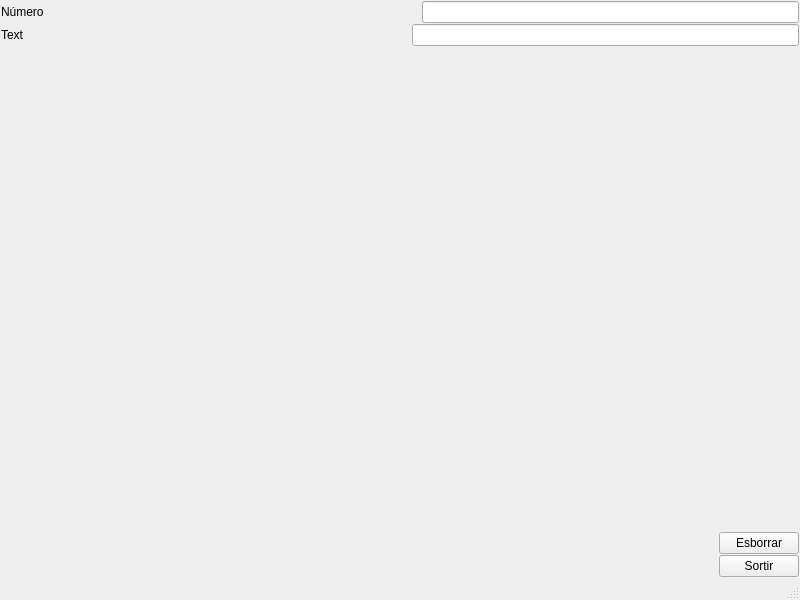
<?xml version="1.0" encoding="UTF-8"?>
<ui version="4.0">
 <class>MainWindow</class>
 <widget class="QMainWindow" name="MainWindow">
  <property name="geometry">
   <rect>
    <x>0</x>
    <y>0</y>
    <width>800</width>
    <height>600</height>
   </rect>
  </property>
  <property name="windowTitle">
   <string>MainWindow</string>
  </property>
  <widget class="QWidget" name="centralwidget">
   <layout class="QHBoxLayout" name="horizontalLayout_5" stretch="0">
    <property name="spacing">
     <number>1</number>
    </property>
    <property name="leftMargin">
     <number>1</number>
    </property>
    <property name="topMargin">
     <number>1</number>
    </property>
    <property name="rightMargin">
     <number>1</number>
    </property>
    <property name="bottomMargin">
     <number>1</number>
    </property>
    <item>
     <layout class="QFormLayout" name="formLayout">
      <item row="0" column="0" colspan="2">
       <layout class="QHBoxLayout" name="horizontalLayout">
        <item>
         <widget class="QLabel" name="numLabel">
          <property name="contextMenuPolicy">
           <enum>Qt::PreventContextMenu</enum>
          </property>
          <property name="autoFillBackground">
           <bool>false</bool>
          </property>
          <property name="frameShadow">
           <enum>QFrame::Sunken</enum>
          </property>
          <property name="text">
           <string>Número</string>
          </property>
         </widget>
        </item>
        <item>
         <spacer name="horizontalSpacer">
          <property name="orientation">
           <enum>Qt::Horizontal</enum>
          </property>
          <property name="sizeHint" stdset="0">
           <size>
            <width>40</width>
            <height>20</height>
           </size>
          </property>
         </spacer>
        </item>
        <item>
         <widget class="QLineEdit" name="numLineEdit">
          <property name="enabled">
           <bool>true</bool>
          </property>
          <property name="palette">
           <palette>
            <active>
             <colorrole role="WindowText">
              <brush brushstyle="SolidPattern">
               <color alpha="255">
                <red>255</red>
                <green>0</green>
                <blue>0</blue>
               </color>
              </brush>
             </colorrole>
             <colorrole role="Text">
              <brush brushstyle="SolidPattern">
               <color alpha="255">
                <red>255</red>
                <green>0</green>
                <blue>0</blue>
               </color>
              </brush>
             </colorrole>
             <colorrole role="PlaceholderText">
              <brush brushstyle="SolidPattern">
               <color alpha="128">
                <red>255</red>
                <green>0</green>
                <blue>0</blue>
               </color>
              </brush>
             </colorrole>
            </active>
            <inactive>
             <colorrole role="WindowText">
              <brush brushstyle="SolidPattern">
               <color alpha="255">
                <red>255</red>
                <green>0</green>
                <blue>0</blue>
               </color>
              </brush>
             </colorrole>
             <colorrole role="Text">
              <brush brushstyle="SolidPattern">
               <color alpha="255">
                <red>255</red>
                <green>0</green>
                <blue>0</blue>
               </color>
              </brush>
             </colorrole>
             <colorrole role="PlaceholderText">
              <brush brushstyle="SolidPattern">
               <color alpha="128">
                <red>255</red>
                <green>0</green>
                <blue>0</blue>
               </color>
              </brush>
             </colorrole>
            </inactive>
            <disabled>
             <colorrole role="WindowText">
              <brush brushstyle="SolidPattern">
               <color alpha="255">
                <red>190</red>
                <green>190</green>
                <blue>190</blue>
               </color>
              </brush>
             </colorrole>
             <colorrole role="Text">
              <brush brushstyle="SolidPattern">
               <color alpha="255">
                <red>190</red>
                <green>190</green>
                <blue>190</blue>
               </color>
              </brush>
             </colorrole>
             <colorrole role="PlaceholderText">
              <brush brushstyle="SolidPattern">
               <color alpha="128">
                <red>0</red>
                <green>0</green>
                <blue>0</blue>
               </color>
              </brush>
             </colorrole>
            </disabled>
           </palette>
          </property>
          <property name="focusPolicy">
           <enum>Qt::StrongFocus</enum>
          </property>
          <property name="contextMenuPolicy">
           <enum>Qt::ActionsContextMenu</enum>
          </property>
          <property name="acceptDrops">
           <bool>false</bool>
          </property>
          <property name="inputMethodHints">
           <set>Qt::ImhDigitsOnly|Qt::ImhNoTextHandles|Qt::ImhPreferNumbers</set>
          </property>
          <property name="maxLength">
           <number>10</number>
          </property>
          <property name="echoMode">
           <enum>QLineEdit::Normal</enum>
          </property>
          <property name="dragEnabled">
           <bool>false</bool>
          </property>
         </widget>
        </item>
       </layout>
      </item>
      <item row="1" column="0" colspan="2">
       <layout class="QHBoxLayout" name="horizontalLayout_2">
        <item>
         <widget class="QLabel" name="textLabel">
          <property name="text">
           <string>Text</string>
          </property>
         </widget>
        </item>
        <item>
         <spacer name="horizontalSpacer_2">
          <property name="orientation">
           <enum>Qt::Horizontal</enum>
          </property>
          <property name="sizeHint" stdset="0">
           <size>
            <width>208</width>
            <height>20</height>
           </size>
          </property>
         </spacer>
        </item>
        <item>
         <widget class="QLineEdit" name="lineEdit">
          <property name="palette">
           <palette>
            <active>
             <colorrole role="Text">
              <brush brushstyle="SolidPattern">
               <color alpha="255">
                <red>0</red>
                <green>0</green>
                <blue>255</blue>
               </color>
              </brush>
             </colorrole>
             <colorrole role="PlaceholderText">
              <brush brushstyle="SolidPattern">
               <color alpha="128">
                <red>0</red>
                <green>0</green>
                <blue>255</blue>
               </color>
              </brush>
             </colorrole>
            </active>
            <inactive>
             <colorrole role="Text">
              <brush brushstyle="SolidPattern">
               <color alpha="255">
                <red>0</red>
                <green>0</green>
                <blue>255</blue>
               </color>
              </brush>
             </colorrole>
             <colorrole role="PlaceholderText">
              <brush brushstyle="SolidPattern">
               <color alpha="128">
                <red>0</red>
                <green>0</green>
                <blue>255</blue>
               </color>
              </brush>
             </colorrole>
            </inactive>
            <disabled>
             <colorrole role="Text">
              <brush brushstyle="SolidPattern">
               <color alpha="255">
                <red>190</red>
                <green>190</green>
                <blue>190</blue>
               </color>
              </brush>
             </colorrole>
             <colorrole role="PlaceholderText">
              <brush brushstyle="SolidPattern">
               <color alpha="128">
                <red>0</red>
                <green>0</green>
                <blue>0</blue>
               </color>
              </brush>
             </colorrole>
            </disabled>
           </palette>
          </property>
          <property name="inputMethodHints">
           <set>Qt::ImhLowercaseOnly|Qt::ImhPreferLowercase|Qt::ImhPreferUppercase|Qt::ImhUppercaseOnly</set>
          </property>
          <property name="maxLength">
           <number>10</number>
          </property>
         </widget>
        </item>
       </layout>
      </item>
      <item row="2" column="0" colspan="2">
       <spacer name="verticalSpacer">
        <property name="orientation">
         <enum>Qt::Vertical</enum>
        </property>
        <property name="sizeHint" stdset="0">
         <size>
          <width>20</width>
          <height>40</height>
         </size>
        </property>
       </spacer>
      </item>
      <item row="3" column="0" colspan="2">
       <layout class="QHBoxLayout" name="horizontalLayout_3">
        <item>
         <spacer name="horizontalSpacer_3">
          <property name="orientation">
           <enum>Qt::Horizontal</enum>
          </property>
          <property name="sizeHint" stdset="0">
           <size>
            <width>40</width>
            <height>20</height>
           </size>
          </property>
         </spacer>
        </item>
        <item>
         <widget class="QPushButton" name="esborrarButton">
          <property name="text">
           <string>Esborrar</string>
          </property>
         </widget>
        </item>
       </layout>
      </item>
      <item row="4" column="0" colspan="2">
       <layout class="QHBoxLayout" name="horizontalLayout_4">
        <item>
         <spacer name="horizontalSpacer_4">
          <property name="orientation">
           <enum>Qt::Horizontal</enum>
          </property>
          <property name="sizeHint" stdset="0">
           <size>
            <width>40</width>
            <height>20</height>
           </size>
          </property>
         </spacer>
        </item>
        <item>
         <widget class="QPushButton" name="sortirButton">
          <property name="text">
           <string>Sortir</string>
          </property>
         </widget>
        </item>
       </layout>
      </item>
     </layout>
    </item>
   </layout>
  </widget>
  <widget class="QMenuBar" name="menubar">
   <property name="geometry">
    <rect>
     <x>0</x>
     <y>0</y>
     <width>800</width>
     <height>22</height>
    </rect>
   </property>
  </widget>
  <widget class="QStatusBar" name="statusbar"/>
 </widget>
 <resources/>
 <connections>
  <connection>
   <sender>esborrarButton</sender>
   <signal>clicked()</signal>
   <receiver>lineEdit</receiver>
   <slot>clear()</slot>
   <hints>
    <hint type="sourcelabel">
     <x>748</x>
     <y>150</y>
    </hint>
    <hint type="destinationlabel">
     <x>712</x>
     <y>75</y>
    </hint>
   </hints>
  </connection>
  <connection>
   <sender>esborrarButton</sender>
   <signal>clicked()</signal>
   <receiver>numLineEdit</receiver>
   <slot>clear()</slot>
   <hints>
    <hint type="sourcelabel">
     <x>792</x>
     <y>148</y>
    </hint>
    <hint type="destinationlabel">
     <x>749</x>
     <y>41</y>
    </hint>
   </hints>
  </connection>
  <connection>
   <sender>sortirButton</sender>
   <signal>clicked()</signal>
   <receiver>MainWindow</receiver>
   <slot>close()</slot>
   <hints>
    <hint type="sourcelabel">
     <x>727</x>
     <y>188</y>
    </hint>
    <hint type="destinationlabel">
     <x>730</x>
     <y>239</y>
    </hint>
   </hints>
  </connection>
 </connections>
</ui>
